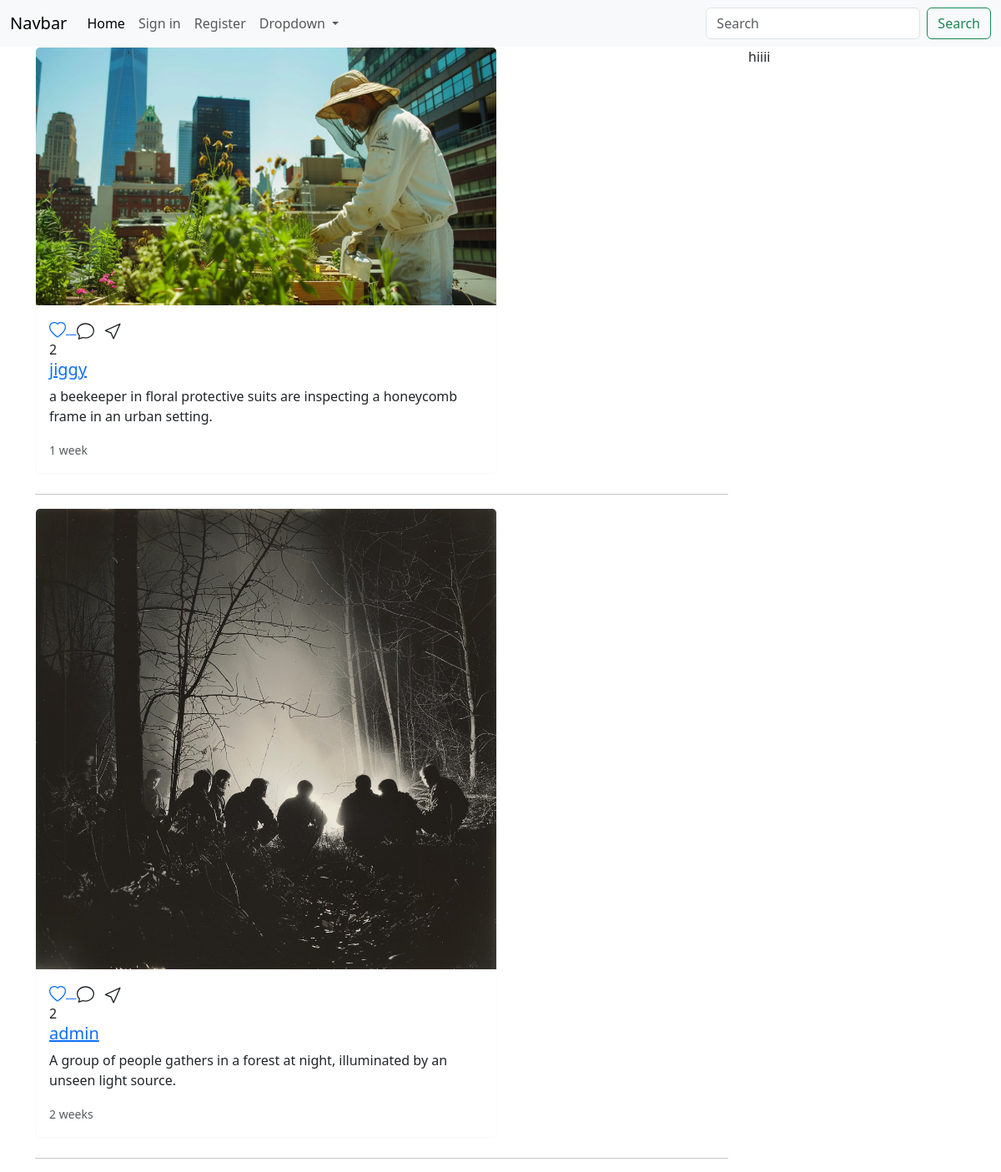
/, run on an earlier commit of the app's database.
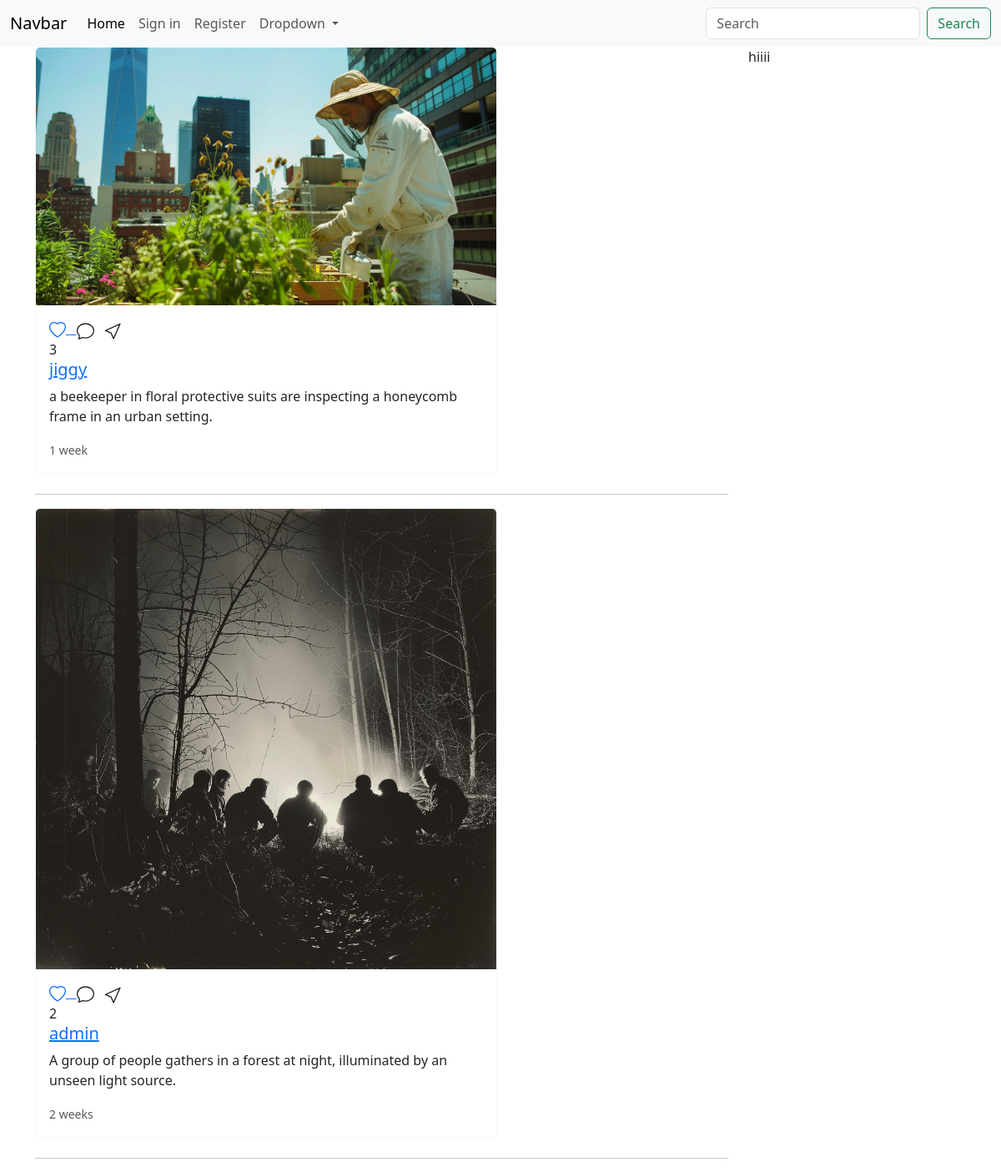
And on a later commit of the database.
### main/models.py (models this page shows, shortened)
class Post(models.Model):
    user = models.ForeignKey(User,on_delete=models.CASCADE)
    image = models.ImageField(upload_to='posts/')
    caption = models.TextField(blank=True)
    create_at = models.DateTimeField(auto_now_add=True)
    likes = models.IntegerField(default=0)

### main/views.py (the view)
# urls.py: 2. Add a URL to urlpatterns:  path('', views.home, name='home')
def home(request):
    posts = Post.objects.all().order_by('-create_at')
    context = {"posts":posts}
    return render(request,'home.html',context)

### templates/home.html (shortened to what this page needs)
{% extends 'partial/main.html' %}
{% load static %}
{% block content %}
<div class="container">
    <div class="row">
        <div class="col-9">
            {% for post in posts%}
            <div class="card col-sm-8 mb-4 card border-light">
                <a href="{% url 'post_detail' post.id %}"><img src="{{post.image.url}}" class="card-img-top" alt="..."></a>
                <div class="card-body">
                    <div class="run">
                        <a href="{% url 'like_detail' post.id %}">
                        </a>
                    </div>
                    {{post.likes}}
                <a href="{% url 'profile' post.user.id %}"><h5 class="card-title">{{post.user}}</h5> </a>
                <p class="card-text">{{post.caption}}</p>
                <p class="card-text"><small class="text-body-secondary">{{post.create_at|timesince}}</small></p>
                </div>
            </div>
            <hr>
            {% endfor %}
        </div>
        <div class="col-3">
            hiiii
        </div>
    </div>
</div>
{% endblock %}

What changed in the data, as far as the page shows it:
changed Post "1 week": likes "2" → "3"
